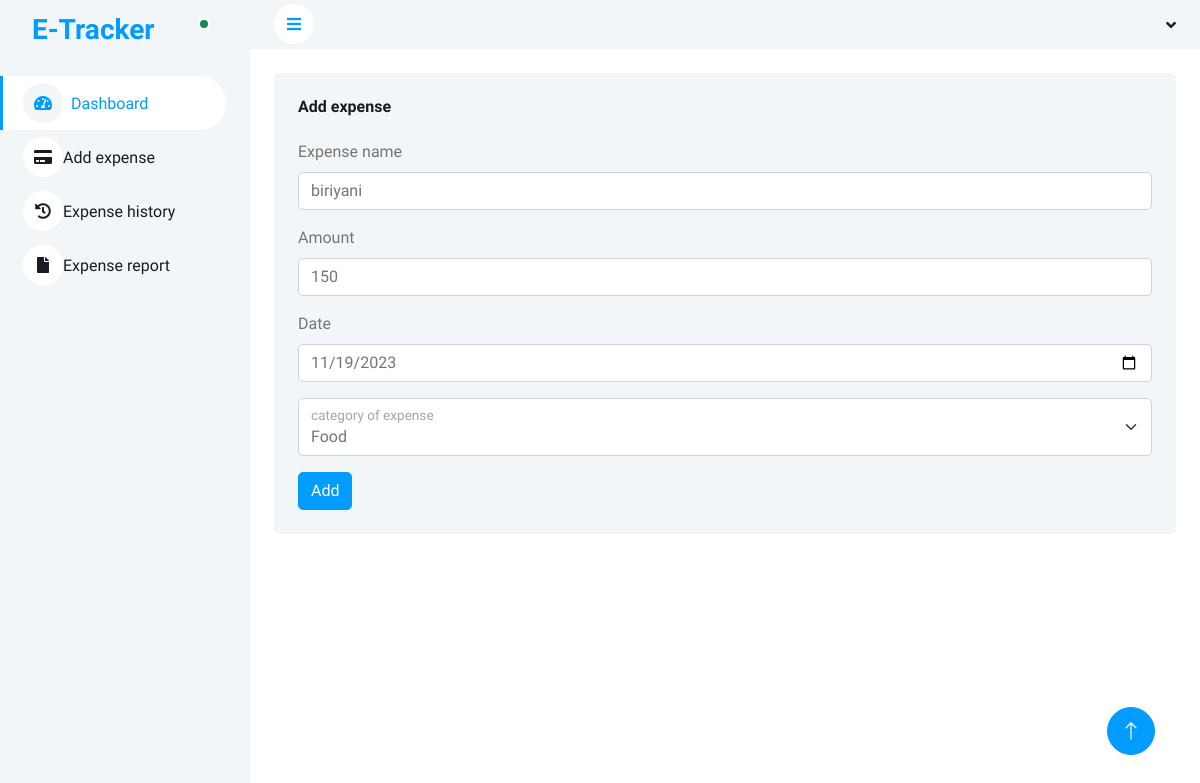
Page /userapp/expense_edit/1 on the committed database.
### userapp/models.py (models this page shows, shortened)
class expense(models.Model):
    user = models.ForeignKey(settings.AUTH_USER_MODEL, on_delete=models.CASCADE)
    expense_name = models.CharField(max_length=50)
    amount = models.IntegerField()
    date = models.DateField()
    category = models.CharField(max_length=50)
    created_at = models.DateTimeField(auto_now_add=True)

### userapp/views.py (the view)
# urls.py: path('expense_edit/<int:dataid>', views.expense_edit, name='expense_edit'),
def expense_edit(req,dataid):
    data=expense.objects.get(id=dataid)
    return render(req,"edit_expense.html",{"data":data})

### userapp/templates/edit_expense.html (shortened to what this page needs)
<!DOCTYPE html>
{% extends "index.html" %}
{% block content %}
<html lang="en">
<head>
</head>
<body>
    <div class="container-fluid pt-4 px-4">
        <div class="row g-4">
        <div class="col-sm-12 col-xl">
            <div class="bg-light rounded h-100 p-4">
                <h6 class="mb-4">Add expense</h6>
                <form method='post' action='{% url "expense_update" dataid=data.id %}'>
                    <div class="mb-3">
                        <label for="expense name" class="form-label">Expense name</label>
                        <input type="text" class="form-control" id="exampleInputEmail1"  name='expense_name' placeholder="expense_name" value="{{data.expense_name}}">
                    </div>
                    <div class="mb-3">
                        <label for="Amount" class="form-label">Amount</label>
                        <input type="text" class="form-control" id="exampleInputEmail1" name='amount'placeholder="Amount" value="{{data.amount}}">
                    </div>
                    <div class="mb-3">
                        <label for="date" class="form-label">Date</label>
                        <input type="date" class="form-control" id="exampleInputEmail1" name='date' value="{{data.date|date:'Y-m-d'}}">
                    </div>
                    <div class="form-floating mb-3">
                        <select class="form-select" id="floatingSelect" aria-label="Floating label select example" name='category'>
                            <option selected="">{{data.category}}</option>
                        </select>
                        <label for="floatingSelect">category of expense</label>
                    </div>
                    <button type="submit" class="btn btn-primary">Add</button>
                </form>
            </div>
        </div>
    </div>
    </div>
</body>
</html>
{% endblock %}

### accounts/static/css/style.css (style rules this page uses)
:root { --primary: #009CFF; --light: #F3F6F9; --dark: #191C24; }
.btn { transition: .5s; }
.btn.btn-primary { color: #FFFFFF; }

### rows in the picture
expense: expense_name "biriyani", amount "150", date "11/19/2023", category "Food"
